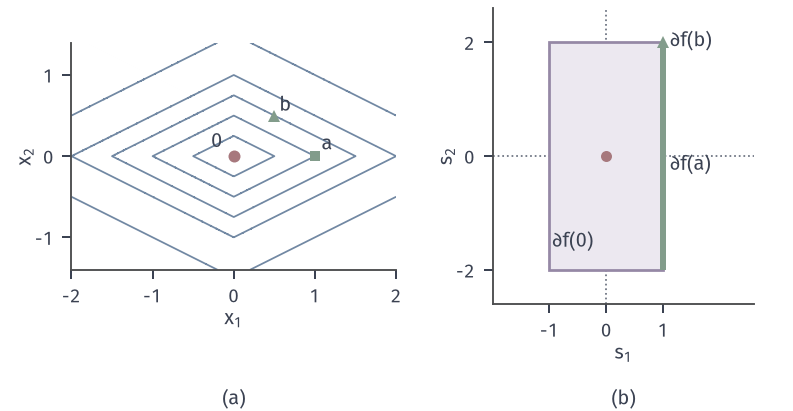

Write Python code to recreate this figure.
from pathlib import Path
import sys
ROOT = next(p for p in Path(__file__).resolve().parents if (p/'build.sh').is_file() and (p/'tex/book.tex').is_file())
sys.path.insert(0, str(ROOT/'figures/00-shared/mathematical-preliminaries-upper/00-shared/comprehension-figures'))
from support import figure, save, BLUE, GREEN, YELLOW, RED, PURPLE, INK, MUTED, GRID, BLUE_FILL, GREEN_FILL, YELLOW_FILL, RED_FILL, PURPLE_FILL
import numpy as np
HERE = Path(__file__).resolve().parent
STROKE = '#4C4D4F'
def panel(fig, left, right, top, bottom, wspace=.25, hspace=.2):
    fig.set_layout_engine(None)
    fig.subplots_adjust(left=left, right=right, top=top, bottom=bottom, wspace=wspace, hspace=hspace)
def tag(fig, ax, s, y=None, d=.15):
    p = ax.get_position(); fig.text((p.x0+p.x1)/2, (p.y0-d) if y is None else y, s, ha='center', va='top')
def opt(ax, x=0, y=0, ms=4.8, z=7): ax.plot([x],[y],'o',ms=ms,color=RED,mew=0,zorder=z)
# f(x)=|x1|+2|x2| 的等高线（a）与三个点处的次微分（b）。
fig,(A,B)=figure(width_mm=112,height_mm=58,ncols=2)
panel(fig,.09,.99,.98,.26,wspace=.2)
X,Y=np.meshgrid(np.linspace(-2,2,801),np.linspace(-1.4,1.4,801))
A.contour(X,Y,abs(X)+2*abs(Y),levels=[.5,1,1.5,2,3],colors=[BLUE],linewidths=.7)
opt(A)
A.plot([1],[0],'s',color=GREEN,ms=4,mew=0,zorder=6);A.plot([.5],[.5],'^',color=GREEN,ms=4.6,mew=0,zorder=6)
A.text(1.08,.08,'$a$',color=INK);A.text(.56,.56,'$b$',color=INK);A.text(-.28,.1,'$0$',color=INK)
A.set_xlim(-2,2);A.set_ylim(-1.4,1.4);A.set_aspect('equal');A.set_xticks([-2,-1,0,1,2]);A.set_yticks([-1,0,1]);A.set_xlabel('$x_1$',labelpad=1);A.set_ylabel('$x_2$',labelpad=0)
B.fill([-1,1,1,-1],[-2,-2,2,2],facecolor=PURPLE_FILL,edgecolor=PURPLE,lw=1.1,zorder=2)
B.plot([1,1],[-2,2],color=GREEN,lw=2.4,zorder=3,solid_capstyle='butt')
B.plot([1],[2],'^',color=GREEN,ms=5,mew=0,zorder=6);B.plot([0],[0],'o',color=RED,ms=4.4,mew=0,zorder=6)
B.axhline(0,color=MUTED,lw=.7,ls=':',zorder=1);B.axvline(0,color=MUTED,lw=.7,ls=':',zorder=1)
B.text(-.95,-1.6,'$\\partial f(0)$',color=INK);B.text(1.12,-.25,'$\\partial f(a)$',color=INK);B.text(1.12,2.02,'$\\partial f(b)$',color=INK,va='center')
B.set_xlim(-2,2.6);B.set_ylim(-2.6,2.6);B.set_aspect('equal');B.set_xticks([-1,0,1]);B.set_yticks([-2,0,2]);B.set_xlabel('$s_1$',labelpad=1);B.set_ylabel('$s_2$',labelpad=0)
fig.canvas.draw()
tag(fig,A,'(a)',y=.055);tag(fig,B,'(b)',y=.055)
save(fig,HERE,'figure',{'f':'|x1|+2|x2|'})
